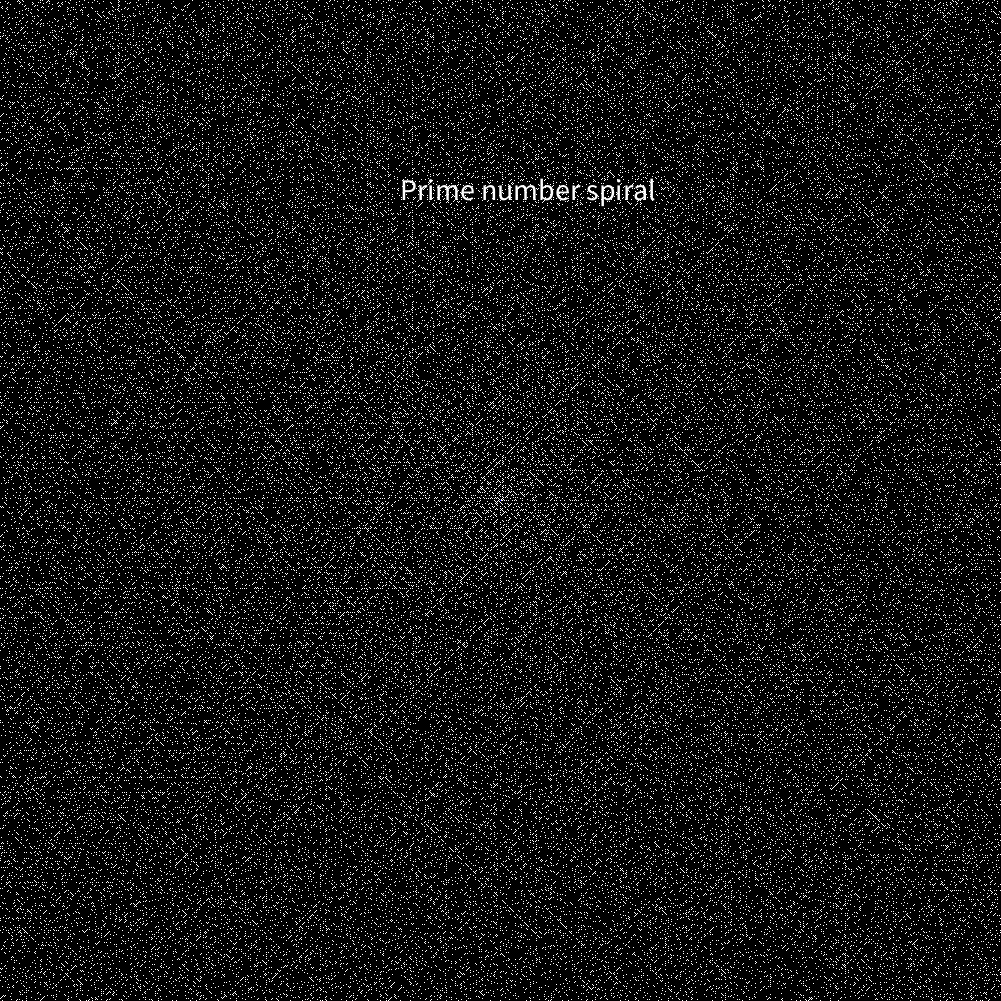
Frame 1 (no input)
Frame 2 (the mouse pressed at the canvas centre, redrawn once): identical to frame 1, image omitted

The Processing sketch that drew this single still picture (run headless with seeded random() and noise(); the mouse was pressed at the canvas centre and the sketch redrawn once):

// Processing sketch: ullam
// ── ullam.pde
boolean[] prime_state=new boolean[1002002];
boolean[][] prime_spiral=new boolean[1001][1001];
int N=1001;
int Ni=N;
int Nj=N;

void setup()
{
   noLoop();
   size(1001,1001);
   
   //----------- Derive prime numbers --------------------
   prime_state[0]=false;
   prime_state[1]=false;
   prime_state[2]=true;
   for(int n=3;n<1002002;n++)
   {
      prime_state[n]=true;
   }  
   for(int n=2;n<1002002;n++)
   {
      if(prime_state[n]==true)
      {
         for(int m=n+n;m<1002002;m+=n)
         {
            prime_state[m]=false;
         }  
      }     
   }
   //-------------Derive Prime Spiral ----------------------------------
   for(int i=0;i<N;i++)
   {
      for(int j=0;j<N;j++)
      {
         prime_spiral[j][i]=false;
      }
   }   
   String direction="rightward";
   int i=500, j=500;
   int steps_taken=0, steps_target=1;
   for(int n=1;n<1002002;n++)
   {
      prime_spiral[j][i]=prime_state[n];
      if(direction.equals("rightward"))
      {
         steps_taken++;i++;
         if(steps_taken==steps_target)
         {
            direction="upward";
            steps_taken=0;
         }   
      }  
      else if(direction.equals("upward"))
      {
         steps_taken++;j++;
         if(steps_taken==steps_target)
         {
            direction="leftward";
            steps_taken=0;
            steps_target++;
         }  
      }
      else if (direction.equals("leftward"))
      {
         steps_taken++;i--;
         if(steps_taken==steps_target)
         {
            direction="downward";
            steps_taken=0;
         }
      }
      else if(direction.equals("downward"))
      {
         steps_taken++;j--;
         if(steps_taken==steps_target)
         {
            direction="rightward";
            steps_taken=0;
            steps_target++;
         }        
      }
   } 
}  
//-----------------------------------
void draw()
{
   loadPixels();
   for(int j=0; j<Nj;j++)
   {  
      for(int i=0;i<Ni;i++)
      {
         if(prime_spiral[j][i]==true)
         {
            pixels[i+(Nj-1-j)*Ni]=color(255);
            if(i==500&&j==500)
            {
               pixels[i+(Nj-1-j)*Ni]=color(0,255,255);
            } 
         }
         else
         {
            pixels[i+(Nj-1-j)*Ni]=color(0);
            if(i==500&&j==500)
            {
               pixels[i+(Nj-1-j)*Ni]=color(0,0,255);
            }  
         }   
      }
   }
   updatePixels();
  
   textSize(30);
   text("Prime number spiral",400,200);
}  
